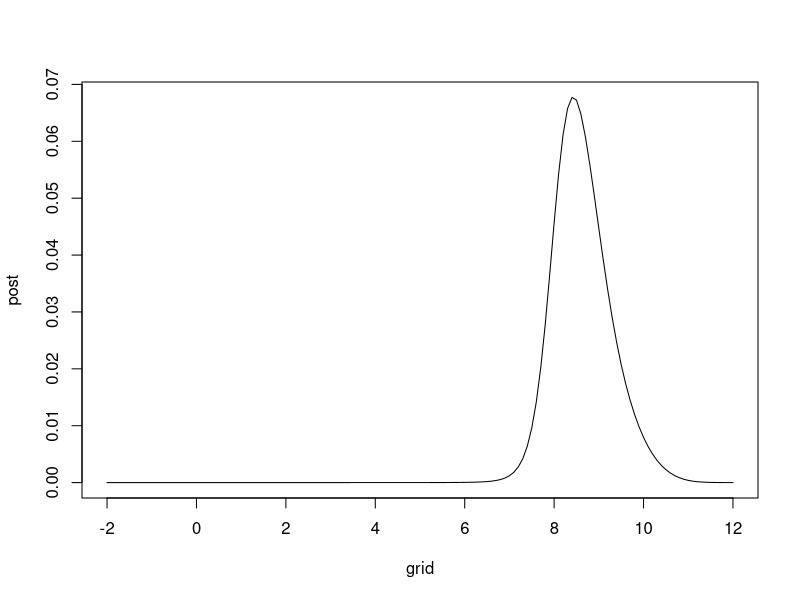
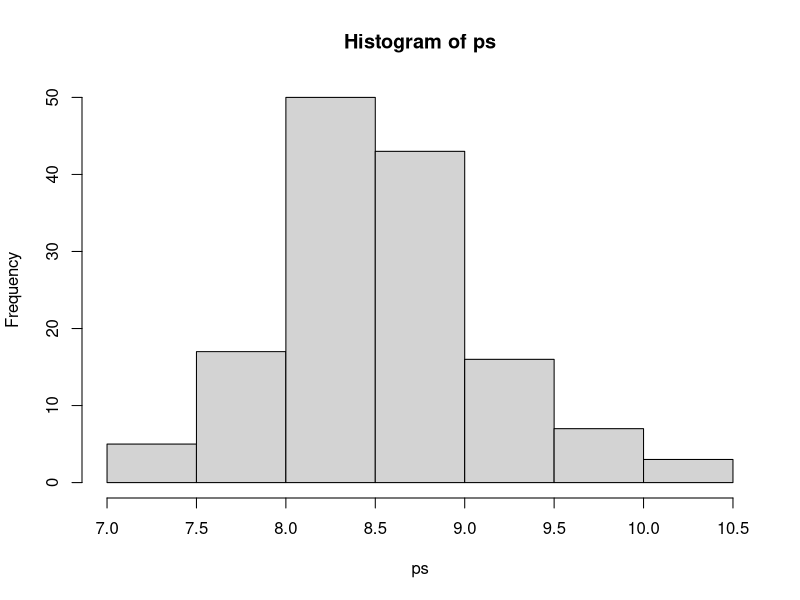
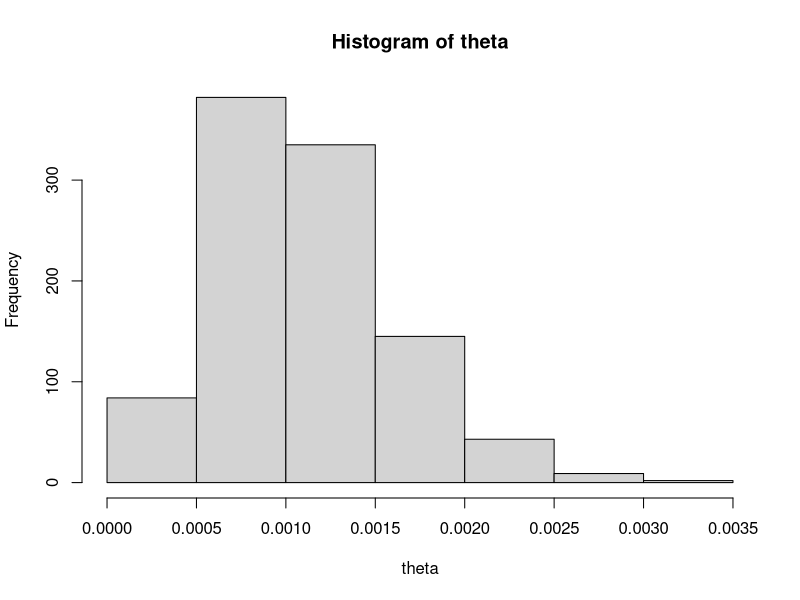
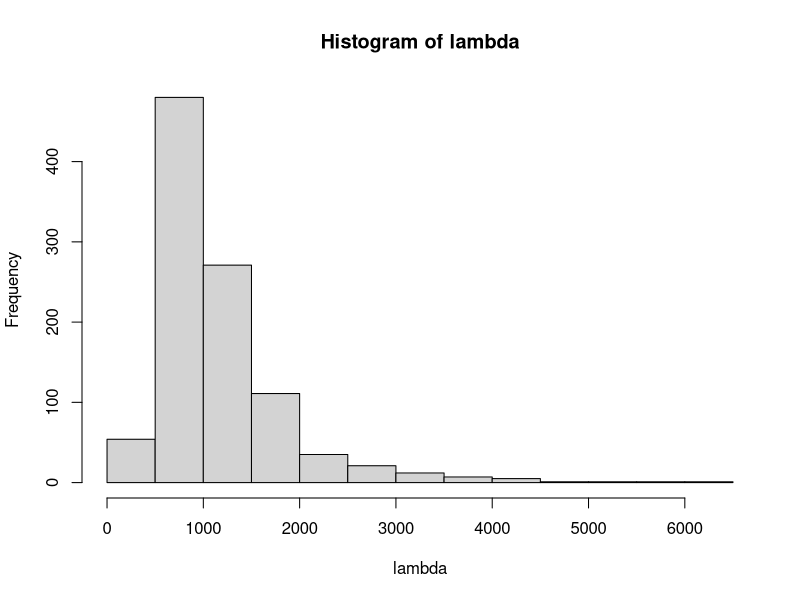
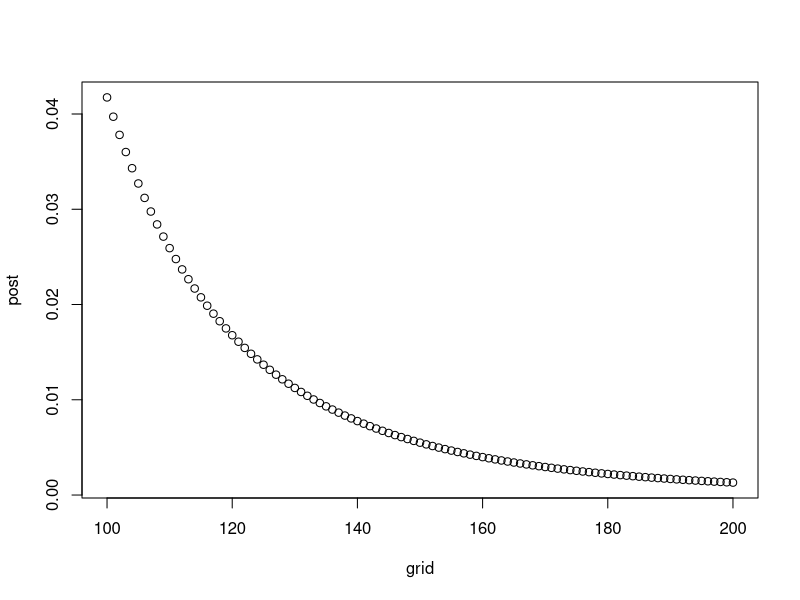
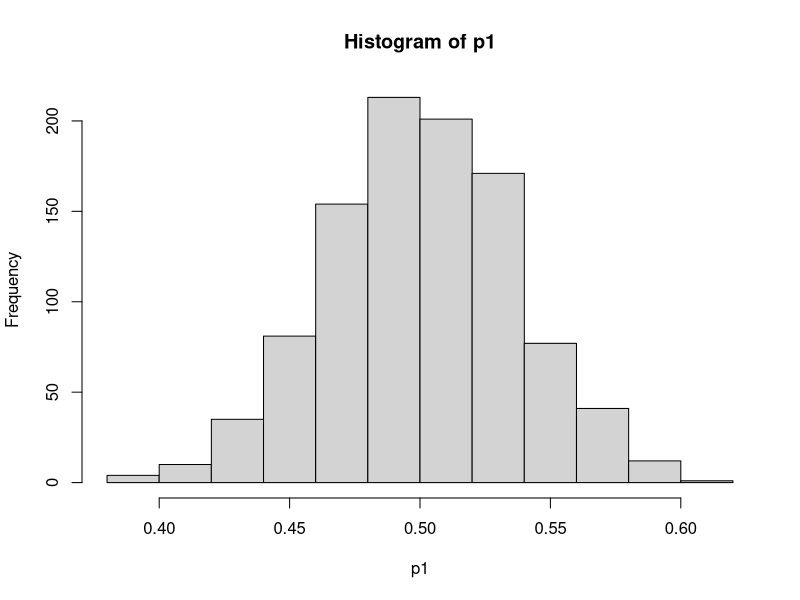
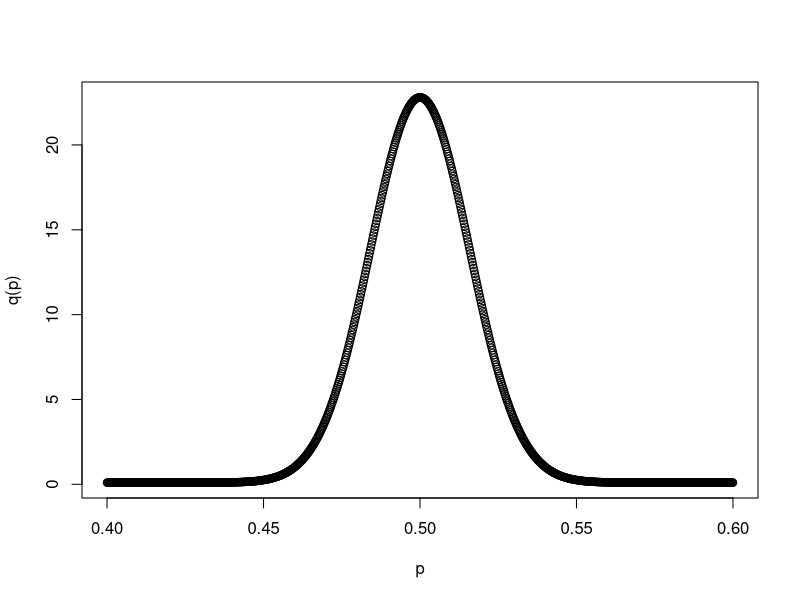
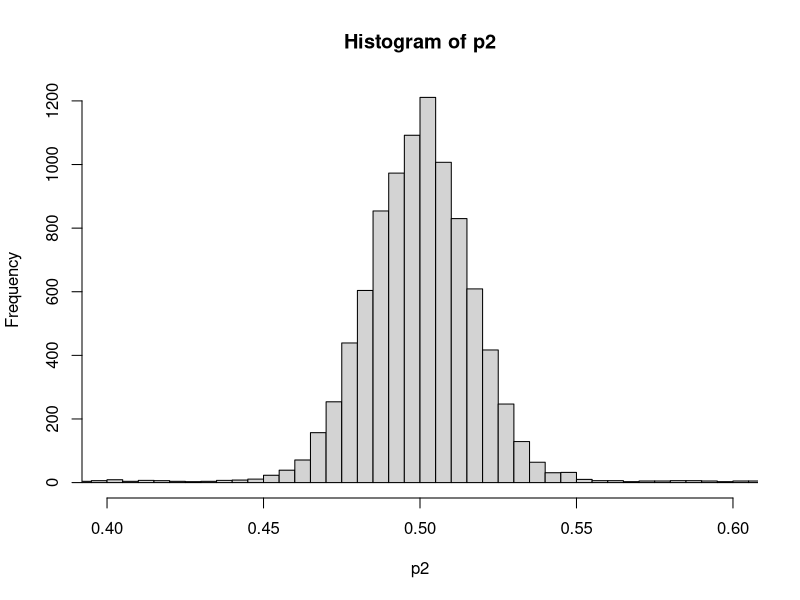

Write R code to recreate these figures, in order.
## ---- chunk 1
knitr::opts_chunk$set(echo = TRUE)
## ---- chunk 2
set.seed(29)
## ---- chunk 3
library(LearnBayes)
## ---- chunk 4
y = c(0, 10, 9, 8 ,11, 3, 3, 8, 8 ,11)
## ---- chunk 5
grid = seq(-2, 12, by = 0.1)
grid
## ---- chunk 6
post = c()
for (i in 1:length(grid)) {
  post = c(post, prod(1 / (1 + (y - grid[i])^2)))
}
post = post / sum(post)
post
## ---- chunk 7
plot(grid, post, type = "l")
## ---- chunk 8
ps = sample(grid, replace = TRUE, prob = post)
hist(ps)
## ---- chunk 9
mean(ps)
sd(ps)
## ---- chunk 10
x = c(751, 594, 1213, 1126, 819)
n = length(x)
s = sum(x)
theta = rgamma(1000, n, s)
hist(theta)
## ---- chunk 11
lambda = 1 / theta
hist(lambda)
## ---- chunk 12
length(lambda[lambda > 1000]) / 1000
## ---- chunk 13
n = 5
y = c(43, 24, 100, 35, 85)
B = 200
grid = seq(max(y), B, by = 1)
post = 1 / grid^n
post = post / sum(post)
plot(grid, post)
## ---- chunk 14
N = sample(grid, size = 1000, replace = TRUE, prob = post)
## ---- chunk 15
mean(N)
sd(N)
## ---- chunk 16
length(N[N > 150]) / 1000
## ---- chunk 17
m = 1000
p1 = rbeta(m, 100, 100)
hist(p1)
length(p1[0.44 < p1 & p1 < 0.56]) / m
## ---- chunk 18
q = function (p) 0.9 * dbeta(p, 500, 500) + 0.1 * dbeta(p, 1, 1)
p = seq(0.4, 0.6, length = 1000)
plot(p, q(p))
## ---- chunk 19
m = 10000 # 1000 では分布の形を見るのには少ない
p2_sampling = function () {
  x = sample(c(0, 1), 1, prob = c(0.1, 0.9))
  if (x == 1) {
    return(rbeta(1, 500, 500))
  } else {
    return(rbeta(1, 1, 1))
  }
}
p2 = replicate(m, p2_sampling())
hist(p2, xlim = c(0.4, 0.6), breaks=seq(0, 1, 0.005))
length(p2[0.44 < p2 & p2 < 0.56]) / m
## ---- chunk 20
p1 = rbeta(1000, 145, 155)
hist(p1)
quantile(p1, c(0.05, 0.95))
## ---- chunk 21
tmp = exp(lbeta(545, 555) - lbeta(500, 500)) # overflow するので、log で計算
gamma = (0.9 * tmp) / (0.9 * tmp + 0.1 * beta(46, 56))
gamma
1 - gamma
## ---- chunk 22
m = 10000 # 1000 では分布の形を見るのには少ない
p2_sampling = function () {
  x = sample(c(0, 1), 1, prob = c(0.0222, 0.9778))
  if (x == 1) {
    return(rbeta(1, 545, 555))
  } else {
    return(rbeta(1, 46, 56))
  }
}
p2 = replicate(m, p2_sampling())
hist(p2, xlim = c(0.4, 0.6), breaks=seq(0, 1, 0.005))
quantile(p2, c(0.05, 0.95))
## ---- chunk 23
probs = c(0.9, 0.1)
beta.par1 = c(500, 500)
beta.par2 = c(1, 1)
betapar = rbind(beta.par1, beta.par2)
data = c(45, 55)
post = binomial.beta.mix(probs, betapar, data)
post
## ---- chunk 24
p1 = rbeta(1000, 130, 170)
hist(p1)
quantile(p1, c(0.05, 0.95))
## ---- chunk 25
tmp = exp(lbeta(530, 570) - lbeta(500, 500)) # overflow するので、log で計算
gamma = (0.9 * tmp) / (0.9 * tmp + 0.1 * beta(31, 71))
gamma
1 - gamma
## ---- chunk 26
m = 10000 # 1000 では分布の形を見るのには少ない
p2_sampling = function () {
  x = sample(c(0, 1), 1, prob = c(0.0399, 0.9601))
  if (x == 1) {
    return(rbeta(1, 530, 570))
  } else {
    return(rbeta(1, 31, 71))
  }
}
p2 = replicate(m, p2_sampling())
hist(p2, xlim = c(0.4, 0.6), breaks=seq(0, 1, 0.005))
quantile(p2, c(0.05, 0.95))
## ---- chunk 27
probs = c(0.9, 0.1)
beta.par1 = c(500, 500)
beta.par2 = c(1, 1)
betapar = rbind(beta.par1, beta.par2)
data = c(30, 70)
post = binomial.beta.mix(probs, betapar, data)
post
## ---- chunk 28
dbinom(8, 20, 0.2)
choose(20, 8) * (0.2) ^ 8 * (1 - 0.2) ^ (20 - 8)
## ---- chunk 29
q = function (p) {
  if (p == 0.2) {
    return(0.5)
  } else {
    return(0.5 * dbeta(p, 1, 4))
  }
}
p = seq(0, 1, by = 0.01)
plot(p, lapply(p, q), type = "l")
## ---- chunk 30
gamma = (0.2 ^ 8 * (1 - 0.2)^12) / (0.2 ^ 8 * (1 - 0.2)^12 + beta(9, 16)/beta(1, 4))
gamma
1 - gamma
## ---- chunk 31
q = function (p) {
  if (p == 0.2) {
    return(0.341)
  } else {
    return(0.659 * dbeta(p, 9, 16))
  }
}
p = seq(0, 1, by = 0.01)
plot(p, lapply(p, q), type = "l")
## ---- chunk 32
pbetat(0.2, .5, c(1, 4), c(8, 12))
## ---- chunk 33
q = function (p) {
  if (p == 0.2) {
    return(0.5)
  } else {
    return(0.5 * dbeta(p, 0.5, 2))
  }
}
p = seq(0, 1, by = 0.01)
plot(p, lapply(p, q), type = "l")
## ---- chunk 34
gamma = (0.2 ^ 8 * (1 - 0.2)^12) / (0.2 ^ 8 * (1 - 0.2)^12 + beta(8.5, 14)/beta(0.5, 2))
gamma
1 - gamma
## ---- chunk 35
pbetat(0.2, .5, c(0.5, 2), c(8, 12))
## ---- chunk 36
q = function (p) {
  if (p == 0.2) {
    return(0.5)
  } else {
    return(0.5 * dbeta(p, 2, 8))
  }
}
p = seq(0, 1, by = 0.01)
plot(p, lapply(p, q), type = "l")
## ---- chunk 37
gamma = (0.2 ^ 8 * (1 - 0.2)^12) / (0.2 ^ 8 * (1 - 0.2)^12 + beta(10, 20)/beta(2, 8))
gamma
1 - gamma
## ---- chunk 38
pbetat(0.2, .5, c(2, 8), c(8, 12))
## ---- chunk 39
q = function (p) {
  if (p == 0.2) {
    return(0.5)
  } else {
    return(0.5 * dbeta(p, 8, 32))
  }
}
p = seq(0, 1, by = 0.01)
plot(p, lapply(p, q), type = "l")
## ---- chunk 40
gamma = (0.2 ^ 8 * (1 - 0.2)^12) / (0.2 ^ 8 * (1 - 0.2)^12 + beta(16, 44)/beta(8, 32))
gamma
1 - gamma
## ---- chunk 41
pbetat(0.2, .5, c(8, 32), c(8, 12))
## ---- chunk 42
# グリッド近似を用いる
mu = seq(0, 200, by = 0.1) # 速度は 0 以上であるので、加えて、最大値は 200 とした．
p = function (mu) {
  pnorm(70, mu, 10) * (1 - pnorm(70, mu, 10))^17
}
plot(mu, p(mu) / sum(p(mu)), type = "l")
## ---- chunk 43
# グリッド近似を用いる
mu = seq(0, 200, by = 0.1) # 速度は 0 以上であるので、加えて、最大値は 200 とした．
p = function (mu) {
  pnorm(70, mu, 10) * (1 - pnorm(70, mu, 10))^17
}
post = p(mu) / sum(p(mu))
sum(mu * post) # 事後平均
## ---- chunk 44
mu = seq(0, 150, by = 0.1) # 速度は 0 以上であるので、加えて、最大値は 200 とした．
p = function (mu) {
  pnorm(70, mu, 10) * (1 - pnorm(70, mu, 10))^17
}
post = p(mu) / sum(p(mu))
sum(cbind(mu, post)[mu > 80, 2])
## ---- chunk 45
p = function (mu) {
  pnorm(70, mu, 10) * (1 - pnorm(70, mu, 10))^17
}
z = integrate(p, 0, 150)$value # 正規化定数
int = integrate(p, -Inf, 80)
1 - int$value / z
## ---- chunk 46
mu = seq(0, 200, by = 0.1)
p = function (mu) {
  pnorm(70, mu, 10) * (1 - pnorm(70, mu, 10))^17
}
post = p(mu) / sum(p(mu))
plot(mu, post, xlim = c(70, 110), type = "l")
## ---- chunk 47
lambda = seq(0, 1, by = 0.001)
g = function (lambda) {
  0.5 * dgamma(lambda, shape = 1.5, rate = 1000) + 0.5 * dgamma(lambda, shape = 7, rate = 1000)
}
plot(lambda, g(lambda), xlim = c(0, 0.1), type = "l")
## ---- chunk 48
a = (1000 ^ 1.5 * gamma(5.5)) / (gamma(1.5) * 2767 ^ 5.5)
b = (1000 ^ 7 * gamma(11)) / (gamma(7) * 2767 ^ 11)
pi = a / (a + b)
pi
1 - pi
## ---- chunk 49
probs = c(0.5, 0.5)
gamma.par1 = c(1.5, 1000)
gamma.par2 = c(7, 1000)
gammapar = rbind(gamma.par1, gamma.par2)
data = data.frame(t = 1767, y = 4)
post = poisson.gamma.mix(probs, gammapar, data)
post
## ---- chunk 50
lambda = seq(0, 1, by = 0.001)
g = function (lambda) {
  0.5 * dgamma(lambda, shape = 1.5, rate = 1000) + 0.5 * dgamma(lambda, shape = 7, rate = 1000)
}
post = function (lambda) {
  pi * dgamma(lambda, shape = 5.5, rate = 2767) + (1 - pi) * dgamma(lambda, shape = 11, rate = 2767)
}
plot(lambda, g(lambda), xlim = c(0, 0.02), ylim = c(0, 500), ylab = "", type = "l", lty = 2)
par(new=T)  
plot(lambda, post(lambda), xlim = c(0, 0.02), ylim = c(0, 500), ylab = "", type = "l")
## ---- chunk 51
# 数値積分
p = function (lambda) {
  return(pi * dgamma(lambda, shape = 5.5, rate = 2767) + (1 - pi) * dgamma(lambda, shape = 11, rate = 2767))
}
int = integrate(p, lower = 0, upper = 0.005)
1 - int$value
## ---- chunk 52
# サンプリング近似
post_sample = function () {
  x = sample(c(0, 1), 1, prob = c(1 - pi, pi))
  if (x == 1) {
    return(rgamma(1, shape = 5.5, rate = 2767))
  } else {
    return(rgamma(1, shape = 11, rate = 2767))    
  }
}
sample = replicate(100000, post_sample())
sum(sample > 0.005) / 100000
## ---- chunk 53
# グリッド近似
lambda = seq(0, 1, by = 0.000001)
p = function (lambda) {
  pi * dgamma(lambda, shape = 5.5, rate = 2767) + (1 - pi) * dgamma(lambda, shape = 11, rate = 2767)
}
post = p(lambda) / sum(p(lambda))
sum(cbind(lambda, post)[lambda > 0.005, 2])
## ---- chunk 54
# グリッド近似を用いる
lambda = seq(0.1, 1000, by = 0.1)
p = function (lambda) {
  likelihood = pexp(100, 1/lambda)^3 * dexp(100, 1/lambda) * (pexp(300, 1/lambda) - pexp(100, 1/lambda))^3 * dexp(300, 1/lambda) * (1 - pexp(300, 1/lambda))^4
  return(likelihood / lambda)
}
post = p(lambda)
post = post / sum(post)
plot(lambda, post, type = "l")
## ---- chunk 55
# グリッド近似を用いる
lambda = seq(0.1, 1000, by = 0.1)
p = function (lambda) {
  likelihood = pexp(100, 1/lambda)^3 * dexp(100, 1/lambda) * (pexp(300, 1/lambda) - pexp(100, 1/lambda))^3 * dexp(300, 1/lambda) * (1 - pexp(300, 1/lambda))^4
  return(likelihood / lambda)
}
post = p(lambda)
post = post / sum(post)
mu = sum(lambda * post)
mu
sqrt(sum((lambda - mu)^2 * post))
## ---- chunk 56
# グリッド近似を用いる
lambda = seq(0.1, 1000, by = 0.1)
p = function (lambda) {
  likelihood = pexp(100, 1/lambda)^3 * dexp(100, 1/lambda) * (pexp(300, 1/lambda) - pexp(100, 1/lambda))^3 * dexp(300, 1/lambda) * (1 - pexp(300, 1/lambda))^4
  return(likelihood / lambda)
}
post = p(lambda)
post = post / sum(post)
sum(cbind(lambda, post)[300 < lambda & lambda < 500, 2])
